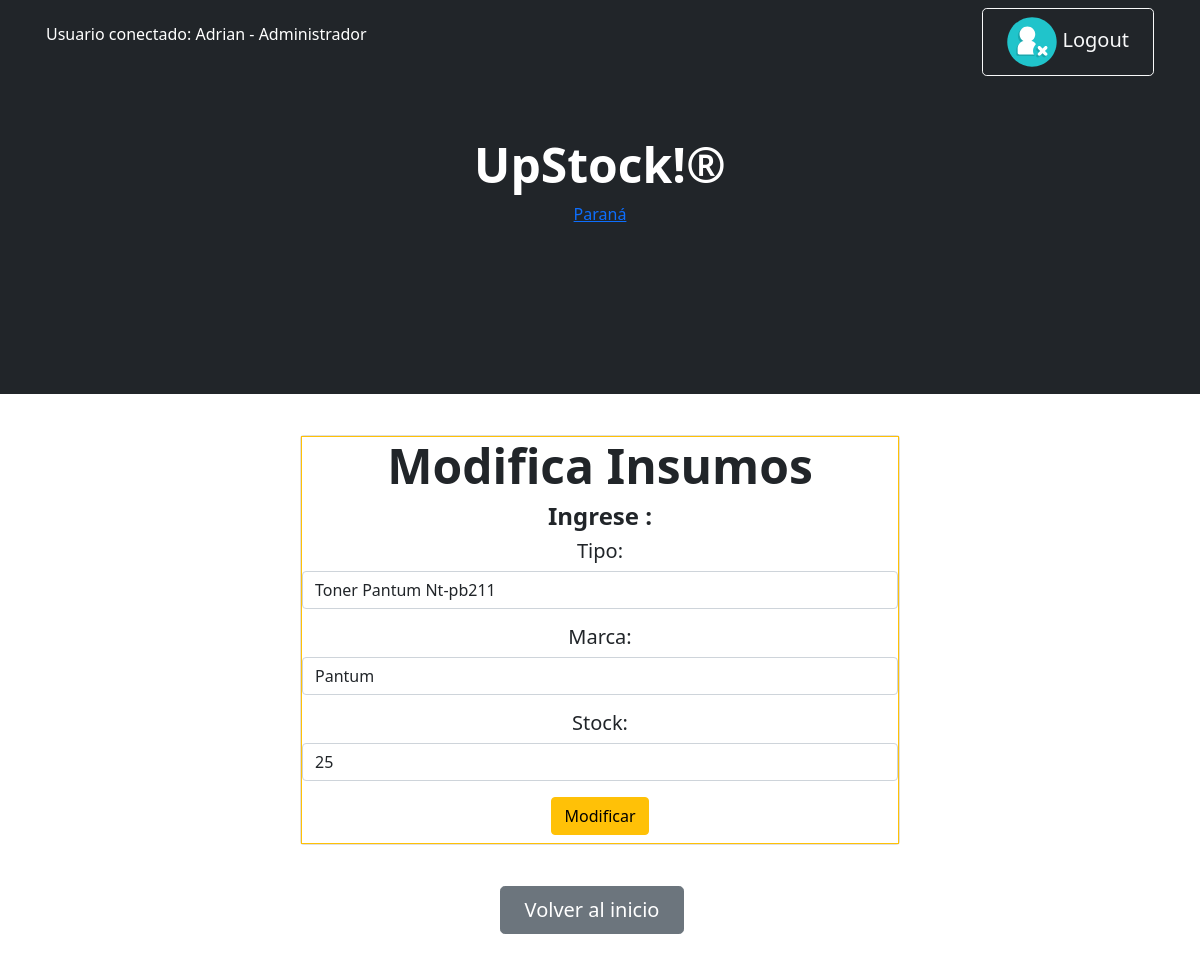
/upstock/editar_insumos/1 (signed in), run on the app's committed database.
### Miapp/models.py (models this page shows, shortened)
class Insumos (models.Model):
    tipo= models.CharField (max_length=50)
    marca= models.CharField (max_length=50)
    stock= models.IntegerField ()

### Miapp/views.py (the view)
# urls.py: path('editar_insumos/<int:id>',editar_insumos,name='editar_insumos'),
@permission_required('Miapp.change_insumos', raise_exception=True)
@login_required(login_url='Inicio')
def editar_insumos(request,id):
    Ins=Insumos.objects.get(id=id)
    if request.method == "POST":
        mi_formulario = Formulario_Insumos (request.POST)
        if mi_formulario.is_valid():
            data= mi_formulario.cleaned_data
            Ins.tipo=data["tipo"]
            Ins.marca=data["marca"]
            Ins.stock=data["stock"]
            Ins.save()
            return redirect("show_ins_edit")
    else:
            mi_formulario = Formulario_hardware(initial={
                "tipo": Ins.tipo,
                "marca": Ins.marca,
                "stock": Ins.stock
            })
    return render (request, "show_ins_edit_menu.html", {'mi_formulario': mi_formulario,"id":Ins.id})

### Miapp/forms.py
class Formulario_hardware (forms.ModelForm):
    class Meta:
        model=Hardware
        fields=('__all__')
        widgets={
            'tipo': forms.TextInput(attrs={'class':'form-control','placeholder':'Ej:Impresora'}),
            'marca':forms.TextInput(attrs={'class':'form-control','placeholder':'Ej: HP-2491'}),
            'stock':forms.NumberInput(attrs={'class':'form-control','placeholder':'Ingrese Cantidad'})
        }

### Miapp/templates/show_ins_edit_menu.html
{% extends 'padre.html' %}
{% load static %}
{% block Contenido_cambiante %}
        <span class="border border-warning">
        <h1 class="display-5 fw-bolder text mb-2">Modifica Insumos</h1>
        <h2 class="h4 fw-bolder">Ingrese :</h2>
        <form action = "{% url 'editar_insumos' id %}"  class="h5 fw-normal"  method ="POST" > {% csrf_token %}
        {{ mi_formulario.as_p }}
        <input type="submit" class="btn btn-warning "  value = "Modificar"/>
        </form>
       </span>
{% endblock Contenido_cambiante %}

### Miapp/templates/padre.html (shortened to what this page needs)
<!DOCTYPE html>
<html lang="en">
    <head>
        {% load static %}
        <link rel="stylesheet" href="https://cdn.jsdelivr.net/npm/bootstrap@4.0.0/dist/css/bootstrap.min.css"
>
        <link href="https://cdn.jsdelivr.net/npm/bootstrap-icons@1.4.1/font/bootstrap-icons.css" rel="stylesheet" />
        <link href="{%static 'css/styles.css'%}" rel="stylesheet" />
    </head>
    <body id="divconfondo">
            <nav class="navbar navbar-expand-lg navbar-dark bg-dark">
            <div class="container px-3">
            {% if user.is_authenticated %}
                    <p style="color:white"> Usuario conectado: {{user.username}} - {{user.groups.all.0}}</p>
                    <a class="btn btn-outline-light btn-lg px-4" href="{% url 'Logout' %}"> <img class="icon input-icon" src="{% static 'assets/logout.svg' %}" alt=""> Logout</a>
            {% endif %}
        </nav>
        <header class="bg-dark py-1">
            <div class="container px-1">
                <div class="row  justify-content-center">
                    <div class="col-lg-6">
                        <div class="text-center my-5">
                            <h1 class="display-5 fw-bolder text-white mb-2">UpStock!®</h1>
                                 <div id="tw_19_1704680239">
                                <div style="width:120px; height:140px; margin: 0 auto;">
                                <a href="https://hotelmix.es/time/parana-30036">Paraná</a><br/></div></div>
                        </div>
                    </div>
                </div>
            </div>
        </header>
        <div class="text-center py-3"  >
            <div id="tarjeta" class="card">
                {% block Contenido_cambiante %}
                {% endblock Contenido_cambiante %}
            </div>
        </div>
        <div id="botoninicio" class="text-center">
    <a class="btn btn-secondary btn-lg px-4 me-sm-3" href="{% url 'Inicio'%}">Volver al inicio</a>
    </div>

### data on the page
Insumos: tipo "Toner Pantum Nt-pb211", marca "Pantum", stock "25"

### other printed values
{{ user.username }} "Adrian"
{{ user.groups.all.0 }} "Administrador"
